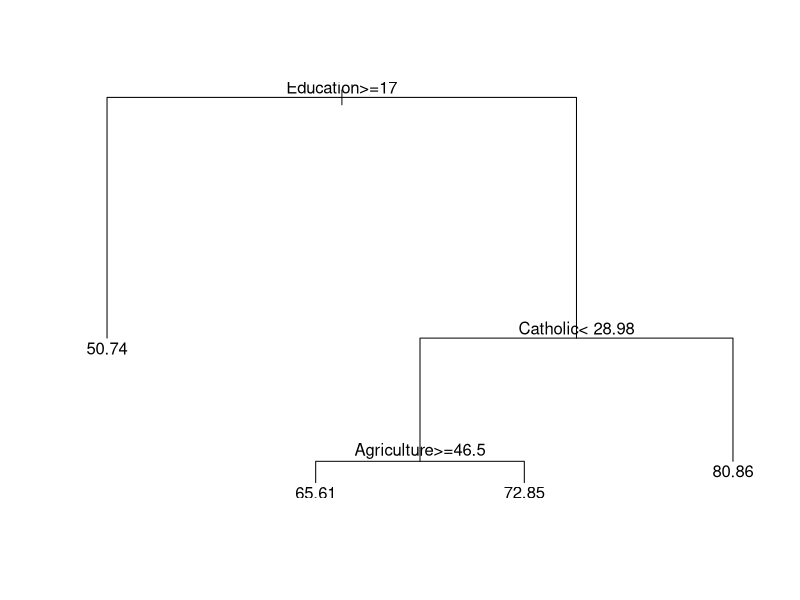
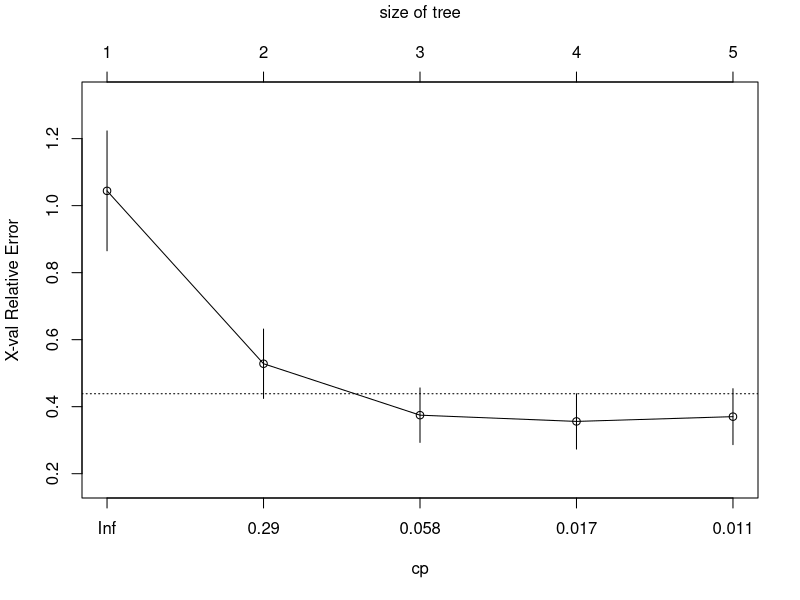
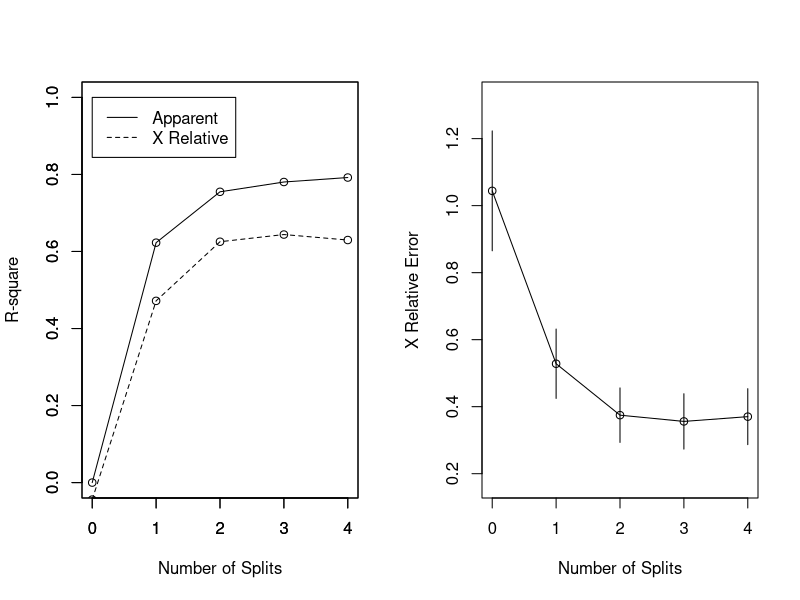
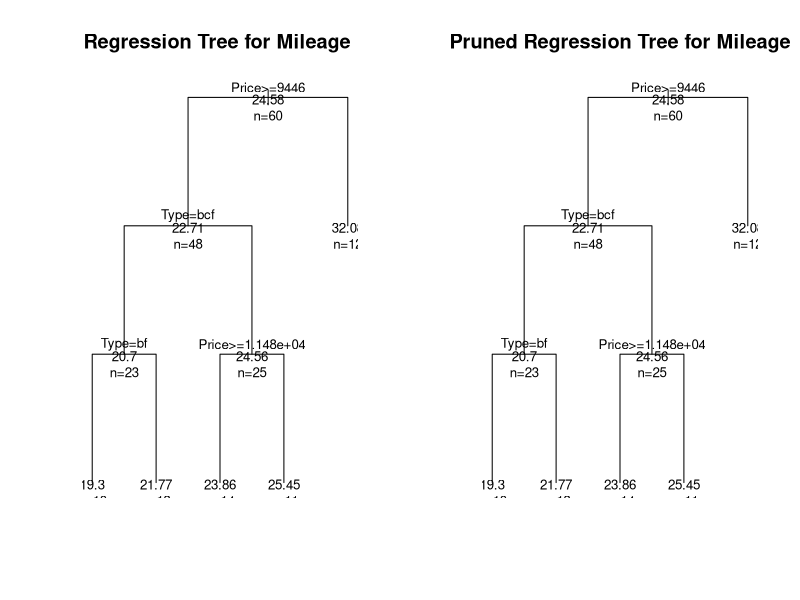

R code for these plots, in order:
# Set working directory
setwd("C:/Users/Liam McBain/Documents/Data Analytics/DataAnalytics2021_Liam_McBain/lab_3_25/given_snippets/")

require(rpart)
swiss_rpart <- rpart(Fertility ~ Agriculture + Education + Catholic, data = swiss)
plot(swiss_rpart) # try some different plot options
text(swiss_rpart) # try some different text options

# Regression Tree Example
# build the  tree
fitM <- rpart(Mileage~Price + Country + Reliability + Type, method="anova", data=cu.summary)
printcp(fitM) # display the results
plotcp(fitM)
summary(fitM)
par(mfrow=c(1,2)) 
rsq.rpart(fitM) # visualize cross-validation results
# plot tree
plot(fitM, uniform=TRUE, main="Regression Tree for Mileage ")
text(fitM, use.n=TRUE, all=TRUE, cex=.8)
# prune the tree
pfitM<- prune(fitM, cp=0.01160389) # from cptable??? adjust this to see the effect
# plot the pruned tree
plot(pfitM, uniform=TRUE, main="Pruned Regression Tree for Mileage")
text(pfitM, use.n=TRUE, all=TRUE, cex=.8)
post(pfitM, file = "ptree2.ps", title = "Pruned Regression Tree for Mileage")

######################################################
